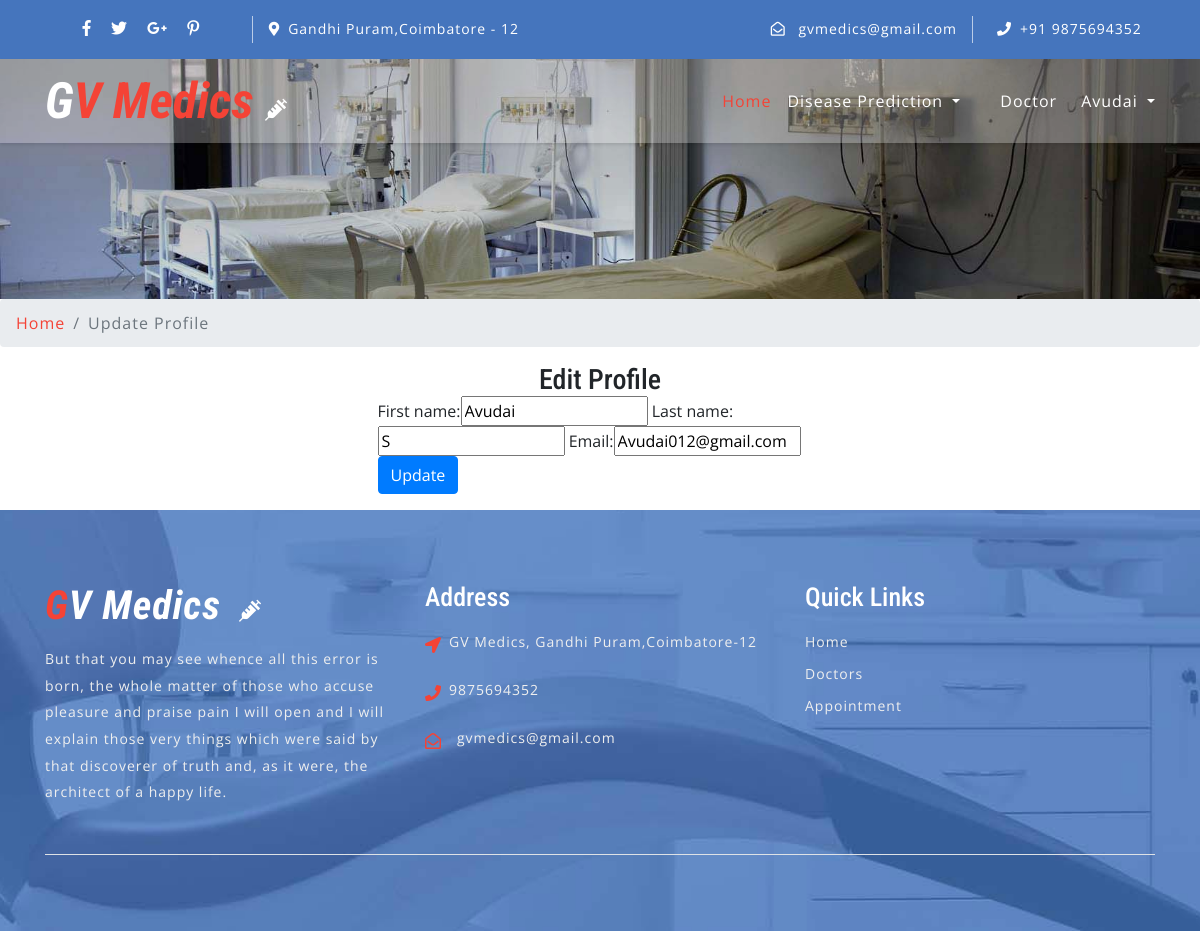
Page /account/doctor/profile/update/ (signed in) on the committed database.
### accounts/models.py (models this page shows, shortened)
class User(AbstractUser):
    username = None
    role = models.CharField(max_length=12, error_messages={
        'required': "Role must be provided"
    })
    gender = models.CharField(max_length=10, blank=True, null=True, default="")
    email = models.EmailField(unique=True, blank=False,
                              error_messages={
                                  'unique': "A user with that email already exists.",
                              })
    phone_number = models.CharField(unique=True, blank=True, null=True, max_length=20,
                                    error_messages={
                                        'unique': "A user with that phone number already exists."
                                    })
    USERNAME_FIELD = "email"
    REQUIRED_FIELDS = []
    objects = UserManager()

### accounts/views.py (the view)
# urls.py: path('doctor/profile/update/', EditDoctorProfileView.as_view(), name='doctor-profile-update'),
class EditDoctorProfileView(UpdateView):
    model = User
    form_class = DoctorProfileUpdateForm
    context_object_name = 'doctor'
    template_name = 'accounts/doctor/edit-profile.html'
    success_url = reverse_lazy('doctor-profile-update')
    @method_decorator(login_required(login_url=reverse_lazy('login')))
    @method_decorator(user_is_doctor)
    def dispatch(self, request, *args, **kwargs):
        return super().dispatch(self.request, *args, **kwargs)
    def get(self, request, *args, **kwargs):
        try:
            self.object = self.get_object()
        except Http404:
            raise Http404("User doesn't exists")
        return self.render_to_response(self.get_context_data())
    def get_object(self, queryset=None):
        obj = self.request.user
        print(obj)
        if obj is None:
            raise Http404("Patient doesn't exists")
        return obj

### accounts/forms.py
class DoctorProfileUpdateForm(forms.ModelForm):
    def __init__(self, *args, **kwargs):
        super(DoctorProfileUpdateForm, self).__init__(*args, **kwargs)
        self.fields['first_name'].widget.attrs.update(
            {
                'placeholder': 'Enter First Name',
            }
        )
        self.fields['last_name'].widget.attrs.update(
            {
                'placeholder': 'Enter Last Name',
            }
        )
        self.fields['email'].widget.attrs.update(
            {
                'placeholder': 'Email',
            }
        )
    class Meta:
        model = User
        fields = ["first_name", "last_name", "email"]

### accounts/templates/accounts/doctor/edit-profile.html (shortened to what this page needs)
{% extends 'base.html' %}
{% load bootstrap %}
{% block content %}
<div class="inner-banner-w3ls">
</div>
	<div class="breadcrumb-agile">
		<div aria-label="breadcrumb">
			<ol class="breadcrumb">
				<li class="breadcrumb-item">
					<a href="/">Home</a>
				</li>
				<li class="breadcrumb-item active" aria-current="page">Update Profile</li>
			</ol>
		</div>
	</div>
<div class="container">
<div class="row justify-content-center">
                <div class="col-lg-5 mb-5 mb-lg-0">
                    <center> <h3>Edit Profile </h3></center>
                    <form action="" method="POST">{% csrf_token %}
                           {{ form|bootstrap }}
                        <div class="row form-group">
                            <div class="col-md-12">
                                <input type="submit" value="Update" class="btn btn-primary btn-md text-white">
                            </div>
                        </div>
                    </form>
                </div>
            </div>
        </div>
{% endblock %}

### home/templates/partials/navbar.html (shortened to what this page needs)
	<header>
		<div class="top-bar py-3">
			<div class="container">
				<div class="row">
					<div class="col-lg-7 top-social-agile">
						<div class="row">
							<ul class="col-lg-4 col-6 top-right-info text-center">
								<li>
									<a href="#">
										<i class="fab fa-facebook-f"></i>
									</a>
								</li>
								<li class="mx-3">
									<a href="#">
										<i class="fab fa-twitter"></i>
									</a>
								</li>
								<li>
									<a href="#">
										<i class="fab fa-google-plus-g"></i>
									</a>
								</li>
								<li class="ml-3">
									<a href="#">
										<i class="fab fa-pinterest-p"></i>
									</a>
								</li>
							</ul>
							<div class="col-6 header-top_w3layouts pl-3 text-lg-left text-center">
								<p class="text-white">
									<i class="fas fa-map-marker-alt mr-2"></i>Gandhi Puram,Coimbatore - 12</p>
							</div>
						</div>
					</div>
					<div class="col-lg-5 top-social-agile text-lg-right text-center">
						<div class="row">
							<div class="col-lg-7 col-6 top-w3layouts">
								<p class="text-white">
									<i class="far fa-envelope-open mr-2"></i>
									<a href="" class="text-white">gvmedics@gmail.com</a>
								</p>
							</div>
							<div class="col-lg-5 col-6 header-w3layouts pl-4 text-lg-left">
								<p class="text-white">
									<i class="fas fa-phone mr-2"></i>+91 9875694352</p>
							</div>
						</div>
					</div>
				</div>
			</div>
		</div>
	</header>
	<div id="home">
		<div class="main-top py-1">
			<nav class="navbar navbar-expand-lg navbar-light fixed-navi">
				<div class="container">
					<h1>
						<a class="navbar-brand font-weight-bold font-italic" href="{% url 'home' %}">
							<span>G</span>V Medics
							<i class="fas fa-syringe"></i>
						</a>
					</h1>
					<div class="collapse navbar-collapse text-center" id="navbarSupportedContent">
						<ul class="navbar-nav ml-lg-auto">
							<li class="nav-item active mt-lg-0 mt-3">
								<a class="nav-link" href="{% url 'home' %}">Home
								</a>
							</li>
							<li class="nav-item dropdown nav-item  mx-lg-3 my-lg-0 my-3">
								<a class="nav-link dropdown-toggle" href="#" id="navbarDropdown" role="button" data-toggle="dropdown"
								    aria-haspopup="true" aria-expanded="false">
									Disease Prediction
								</a>
							</li>
							<li class="nav-item mx-lg-4">
								<a class="nav-link" href="{% url 'doctor' %}">Doctor</a>
							</li>
							{% if request.user.is_authenticated and request.user.role == 'doctor' %}
							<li class="nav-item dropdown">
								<a class="nav-link dropdown-toggle" href="#" id="navbarDropdown" role="button" data-toggle="dropdown"
									aria-haspopup="true" aria-expanded="false">
									{{ request.user.first_name }}
								</a>
							</li>
						{% endif %}
					</div>
				</div>
			</nav>
		</div>
	</div>

### home/static/css/style.css (style rules this page uses)
body { padding: 0; margin: 0; background: #FFF; font-family: 'Open Sans', sans-serif; }
body a { transition: 0.5s all; -webkit-transition: 0.5s all; -moz-transition: 0.5s all; -o-transition: 0.5s all; -ms-transition: 0.5s all; text-decoration: none; }
input[type="button"], input[type="submit"] { transition: 0.5s all; -webkit-transition: 0.5s all; -moz-transition: 0.5s all; -o-transition: 0.5s all; -ms-transition: 0.5s all; }
h1, h2, h3, h4, h5, h6 { margin: 0; padding: 0; font-family: 'Roboto Condensed', sans-serif; }
p { margin: 0; padding: 0; font-family: 'Open Sans', sans-serif; font-size: 15px; letter-spacing: 1px; line-height: 1.9; color: #999; }
ul, ol { margin: 0; padding: 0; }
label { margin: 0; }
.top-bar { background: #4575bd; }
.top-right-info li i { color: #fff; transition: 0.5s all; -webkit-transition: 0.5s all; -moz-transition: 0.5s all; -o-transition: 0.5s all; -ms-transition: 0.5s all; }
.top-right-info li { display: inline-block; }
.header-top_w3layouts p, .header-w3layouts p, .top-w3layouts p { font-size: 14px; }
.header-top_w3layouts, .header-w3layouts { border-left: 1px solid rgba(255, 255, 255, 0.63); }
div#home { position: relative; }
.main-top { position: absolute; z-index: 999; width: 100%; background: rgba(255, 255, 255, 0.26); box-shadow: 0 2px 3px 0 rgba(0, 0, 0, 0.1); -webkit-transition: background-color .1s ease-in-out; -moz-transition: background-color .1s ease-in-out; -ms-transition: background-color .1s ease-in-out; -o-transition: background-color .1s ease-in-out; transition: background-color .1s ease-in-out; }
.navbar-light .navbar-nav .nav-link { padding: 0; color: #fff; background: transparent; font-size: 16px; letter-spacing: 1px; }
.navbar-light .navbar-nav .show>.nav-link, .navbar-light .navbar-nav .active>.nav-link, .navbar-light .navbar-nav .nav-link.show, .navbar-light .navbar-nav .nav-link.active, .navbar-light .navbar-nav .nav-link:hover, .navbar-light .navbar-nav .nav-link:focus { color: #f44336; }
nav.fixed-navi ul { list-style: none; margin: 0; padding: 0; }
nav.fixed-navi ul li { float: left; }
a.navbar-brand { color: #f44336; font-size: 50px; padding: 0; }
.navbar-light .navbar-brand, .navbar-light .navbar-brand:hover, .navbar-light .navbar-brand:focus, .w3l-footer h2 a span { color: #f44336; }
a.navbar-brand span { color: #fff; }
a.navbar-brand i, .w3l-footer h2 a i { color: #fff; font-size: 22px; }
.inner-banner-w3ls { background: url(../images/banner3.jpg) no-repeat center; background-size: cover; -webkit-background-size: cover; -moz-background-size: cover; -o-background-size: cover; -moz-background-size: cover; height: 20vw; }
.breadcrumb li a { color: #f44336; }
.breadcrumb li { letter-spacing: 1px; color: #000; }

### rows in the picture
User: user.first_name "Avudai", first_name "Avudai", last_name "S", email "Avudai012@gmail.com"
